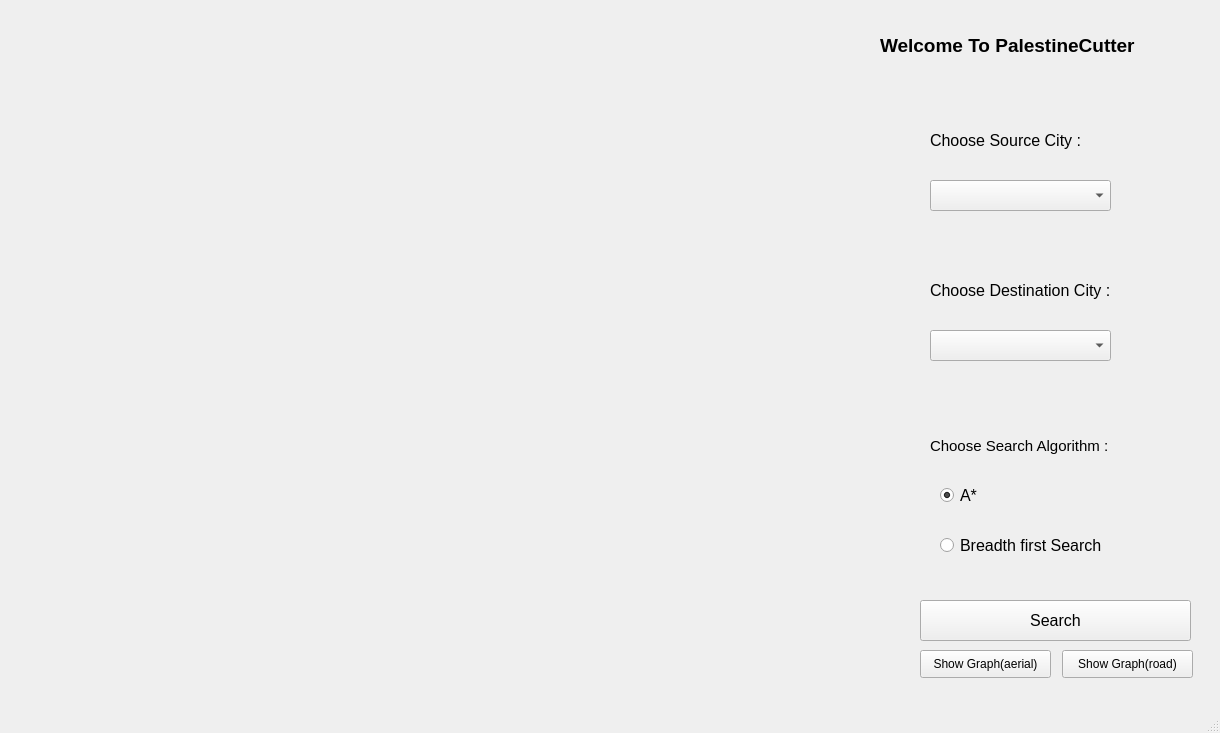
<?xml version="1.0" encoding="UTF-8"?>
<ui version="4.0">
 <class>MainWindow</class>
 <widget class="QMainWindow" name="MainWindow">
  <property name="geometry">
   <rect>
    <x>0</x>
    <y>0</y>
    <width>1220</width>
    <height>733</height>
   </rect>
  </property>
  <property name="windowTitle">
   <string>PalestineCutter</string>
  </property>
  <property name="styleSheet">
   <string notr="true"/>
  </property>
  <widget class="QWidget" name="centralwidget">
   <property name="enabled">
    <bool>true</bool>
   </property>
   <property name="styleSheet">
    <string notr="true"/>
   </property>
   <widget class="QWidget" name="for_2" native="true">
    <property name="geometry">
     <rect>
      <x>870</x>
      <y>0</y>
      <width>351</width>
      <height>711</height>
     </rect>
    </property>
    <property name="font">
     <font>
      <family>Arial</family>
      <pointsize>14</pointsize>
     </font>
    </property>
    <widget class="QLabel" name="welocomeMsg">
     <property name="geometry">
      <rect>
       <x>10</x>
       <y>20</y>
       <width>331</width>
       <height>51</height>
      </rect>
     </property>
     <property name="font">
      <font>
       <family>Arial</family>
       <pointsize>14</pointsize>
       <weight>75</weight>
       <bold>true</bold>
      </font>
     </property>
     <property name="lineWidth">
      <number>2</number>
     </property>
     <property name="text">
      <string>Welcome To PalestineCutter</string>
     </property>
    </widget>
    <widget class="QWidget" name="widget" native="true">
     <property name="geometry">
      <rect>
       <x>50</x>
       <y>100</y>
       <width>271</width>
       <height>121</height>
      </rect>
     </property>
     <widget class="QComboBox" name="comboBoxForSrcCity">
      <property name="geometry">
       <rect>
        <x>10</x>
        <y>80</y>
        <width>181</width>
        <height>31</height>
       </rect>
      </property>
      <property name="font">
       <font>
        <family>Arial</family>
        <pointsize>10</pointsize>
       </font>
      </property>
     </widget>
     <widget class="QLabel" name="label">
      <property name="geometry">
       <rect>
        <x>10</x>
        <y>20</y>
        <width>201</width>
        <height>41</height>
       </rect>
      </property>
      <property name="font">
       <font>
        <family>MS Shell Dlg 2</family>
        <pointsize>12</pointsize>
       </font>
      </property>
      <property name="text">
       <string>Choose Source City :</string>
      </property>
     </widget>
    </widget>
    <widget class="QWidget" name="widget_2" native="true">
     <property name="geometry">
      <rect>
       <x>50</x>
       <y>250</y>
       <width>271</width>
       <height>121</height>
      </rect>
     </property>
     <property name="font">
      <font>
       <family>Arial</family>
       <pointsize>10</pointsize>
      </font>
     </property>
     <widget class="QComboBox" name="comboBoxDstCity">
      <property name="geometry">
       <rect>
        <x>10</x>
        <y>80</y>
        <width>181</width>
        <height>31</height>
       </rect>
      </property>
      <property name="font">
       <font>
        <family>MS Shell Dlg 2</family>
        <pointsize>10</pointsize>
       </font>
      </property>
     </widget>
     <widget class="QLabel" name="label_2">
      <property name="geometry">
       <rect>
        <x>10</x>
        <y>20</y>
        <width>231</width>
        <height>41</height>
       </rect>
      </property>
      <property name="font">
       <font>
        <family>MS Shell Dlg 2</family>
        <pointsize>12</pointsize>
       </font>
      </property>
      <property name="text">
       <string>Choose Destination City :</string>
      </property>
     </widget>
    </widget>
    <widget class="QWidget" name="widget_3" native="true">
     <property name="geometry">
      <rect>
       <x>50</x>
       <y>420</y>
       <width>271</width>
       <height>171</height>
      </rect>
     </property>
     <widget class="QLabel" name="label_3">
      <property name="geometry">
       <rect>
        <x>10</x>
        <y>10</y>
        <width>221</width>
        <height>31</height>
       </rect>
      </property>
      <property name="font">
       <font>
        <family>MS Shell Dlg 2</family>
        <pointsize>11</pointsize>
       </font>
      </property>
      <property name="text">
       <string>Choose Search Algorithm : </string>
      </property>
     </widget>
     <widget class="QRadioButton" name="AStarAlgo">
      <property name="geometry">
       <rect>
        <x>20</x>
        <y>60</y>
        <width>181</width>
        <height>31</height>
       </rect>
      </property>
      <property name="font">
       <font>
        <family>MS Shell Dlg 2</family>
        <pointsize>12</pointsize>
       </font>
      </property>
      <property name="text">
       <string>A*</string>
      </property>
      <property name="checked">
       <bool>true</bool>
      </property>
     </widget>
     <widget class="QRadioButton" name="BFSAlgo">
      <property name="geometry">
       <rect>
        <x>20</x>
        <y>110</y>
        <width>221</width>
        <height>31</height>
       </rect>
      </property>
      <property name="font">
       <font>
        <family>MS Shell Dlg 2</family>
        <pointsize>12</pointsize>
       </font>
      </property>
      <property name="text">
       <string>Breadth first Search</string>
      </property>
      <property name="iconSize">
       <size>
        <width>30</width>
        <height>30</height>
       </size>
      </property>
      <property name="checked">
       <bool>false</bool>
      </property>
     </widget>
    </widget>
    <widget class="QPushButton" name="pushButton">
     <property name="geometry">
      <rect>
       <x>50</x>
       <y>600</y>
       <width>271</width>
       <height>41</height>
      </rect>
     </property>
     <property name="font">
      <font>
       <family>MS Shell Dlg 2</family>
       <pointsize>12</pointsize>
      </font>
     </property>
     <property name="cursor">
      <cursorShape>PointingHandCursor</cursorShape>
     </property>
     <property name="text">
      <string>Search</string>
     </property>
    </widget>
    <widget class="Line" name="line">
     <property name="geometry">
      <rect>
       <x>-17</x>
       <y>0</y>
       <width>20</width>
       <height>681</height>
      </rect>
     </property>
     <property name="lineWidth">
      <number>5</number>
     </property>
     <property name="midLineWidth">
      <number>2</number>
     </property>
     <property name="orientation">
      <enum>Qt::Vertical</enum>
     </property>
    </widget>
    <widget class="QPushButton" name="showGraph">
     <property name="geometry">
      <rect>
       <x>192</x>
       <y>650</y>
       <width>131</width>
       <height>28</height>
      </rect>
     </property>
     <property name="font">
      <font>
       <family>Arial</family>
       <pointsize>9</pointsize>
      </font>
     </property>
     <property name="cursor">
      <cursorShape>PointingHandCursor</cursorShape>
     </property>
     <property name="text">
      <string>Show Graph(road)</string>
     </property>
    </widget>
    <widget class="QPushButton" name="showGraph_2">
     <property name="geometry">
      <rect>
       <x>50</x>
       <y>650</y>
       <width>131</width>
       <height>28</height>
      </rect>
     </property>
     <property name="font">
      <font>
       <family>Arial</family>
       <pointsize>9</pointsize>
      </font>
     </property>
     <property name="cursor">
      <cursorShape>PointingHandCursor</cursorShape>
     </property>
     <property name="text">
      <string>Show Graph(aerial)</string>
     </property>
    </widget>
   </widget>
   <widget class="QWidget" name="horizontalLayoutWidget">
    <property name="geometry">
     <rect>
      <x>0</x>
      <y>-1</y>
      <width>871</width>
      <height>711</height>
     </rect>
    </property>
    <layout class="QHBoxLayout" name="forMap"/>
   </widget>
  </widget>
  <widget class="QMenuBar" name="menubar">
   <property name="geometry">
    <rect>
     <x>0</x>
     <y>0</y>
     <width>1220</width>
     <height>26</height>
    </rect>
   </property>
  </widget>
  <widget class="QStatusBar" name="statusbar"/>
 </widget>
 <resources/>
 <connections/>
</ui>
